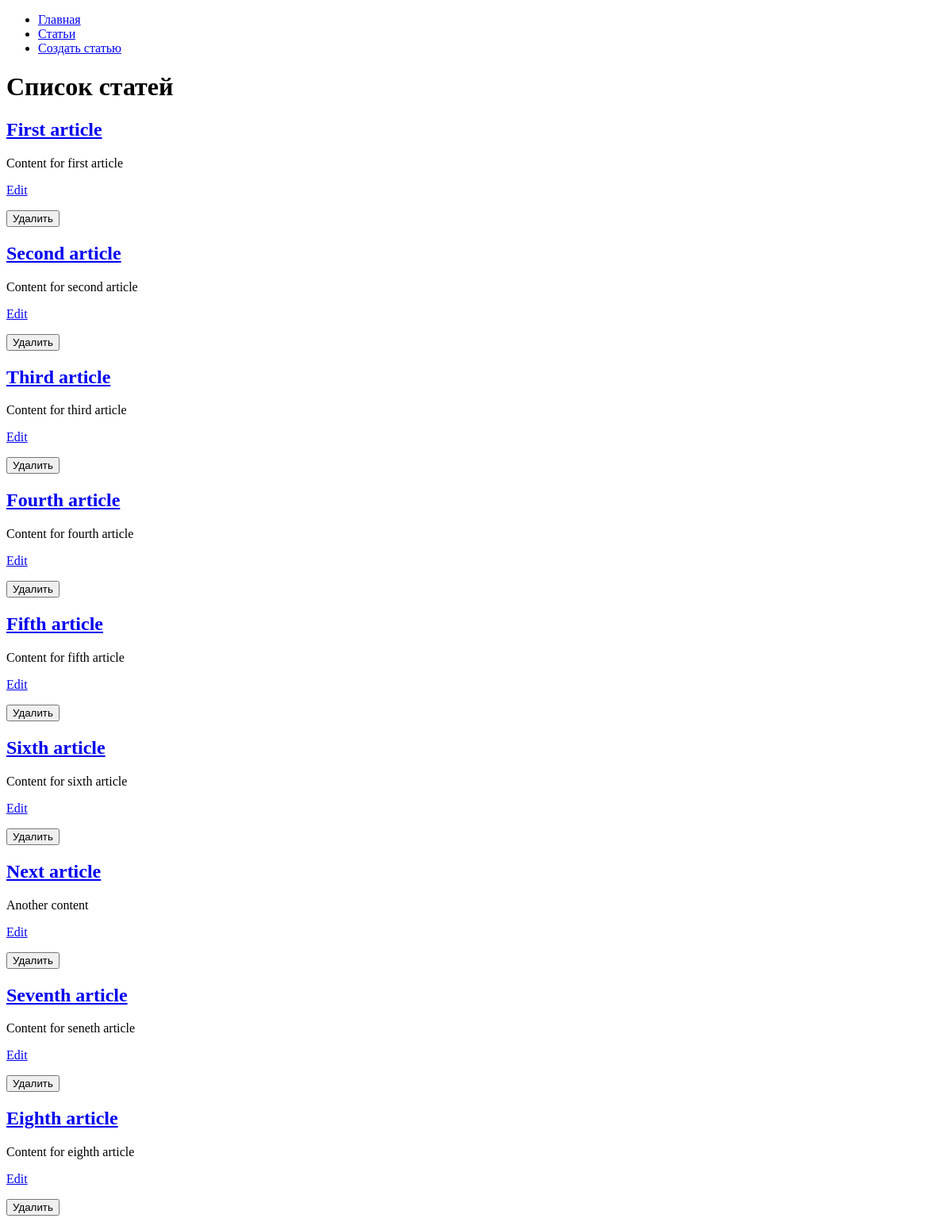
/articles/, run on an earlier commit of the app's database.
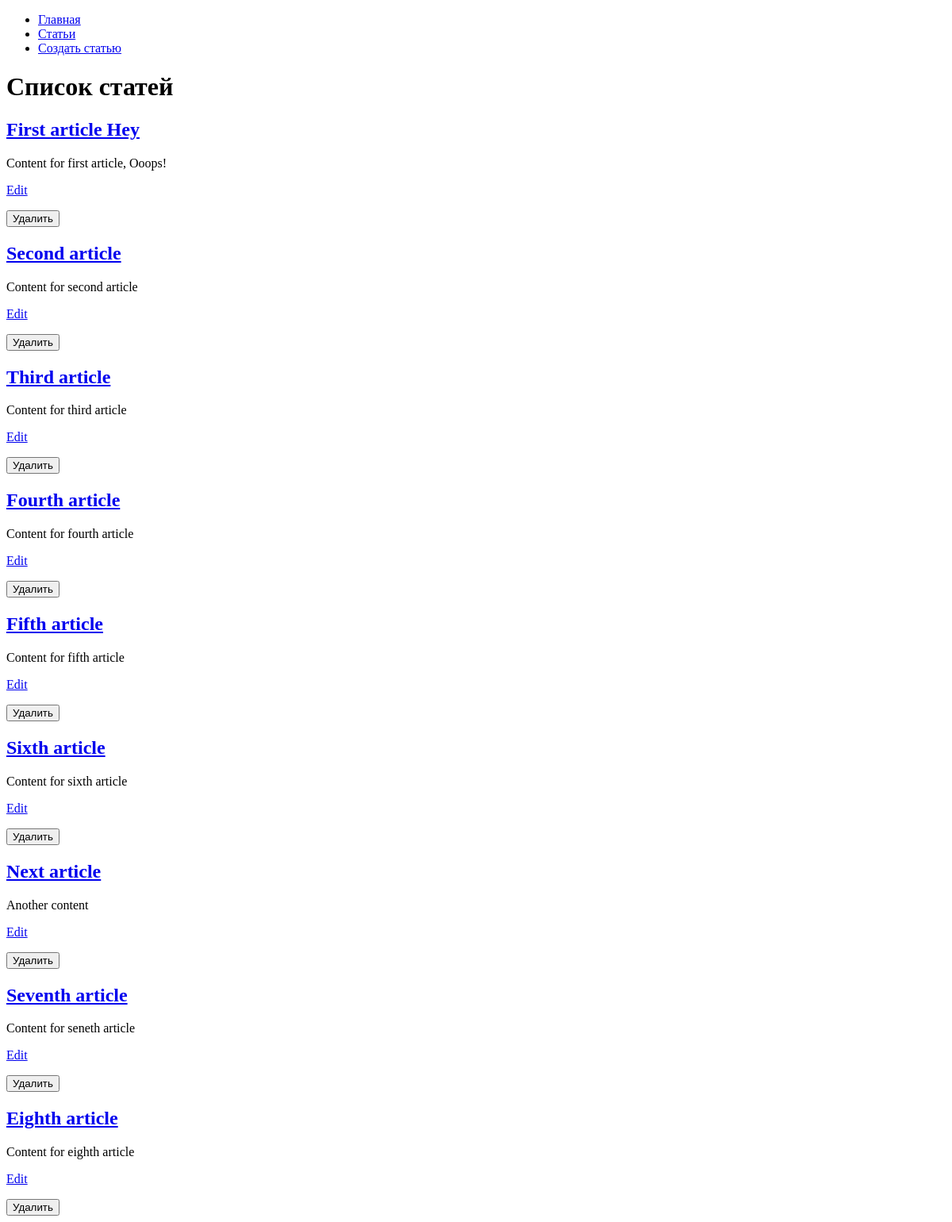
And on a later commit of the database.
### hexlet_django_blog/articles/models.py (models this page shows, shortened)
class Article(models.Model):
    name = models.CharField(max_length=200) # название статьи
    body = models.TextField() # тело статьи
    timestamp = models.DateTimeField(auto_now_add=True)

### hexlet_django_blog/articles/views.py (the view)
# urls.py: path('', IndexView.as_view(), name='article_index'), # view-class
class IndexView(View):
    def get(self, request, *args, **kwargs):
        articles = Article.objects.all()[:15]
        return render(
            request,
            'articles/index.html',
            context={
                'articles': articles
            }
        )

### hexlet_django_blog/templates/articles/index.html (shortened to what this page needs)
{% extends "base.html" %}
{% block content %}
    <h1>Список статей</h1>
    {% for article in articles %}
        <h2><a href="{% url 'articles_view' article.id %}">{{ article.name }}</a></h2>
        <div>{{ article.body|slice:":200" }}</div>
        <p><a href="{% url 'articles_update' article.id %}">Edit</a></p>
        <form action="{% url 'articles_delete' article.id %}" method="post">
            <input type="submit" value="Удалить">
        </form>
    {% endfor %}
{% endblock %}

What changed in the data, as far as the page shows it:
changed Article: name "First article" → "First article Hey"; body "Content for first article" → "Content for first article, Ooops!"
